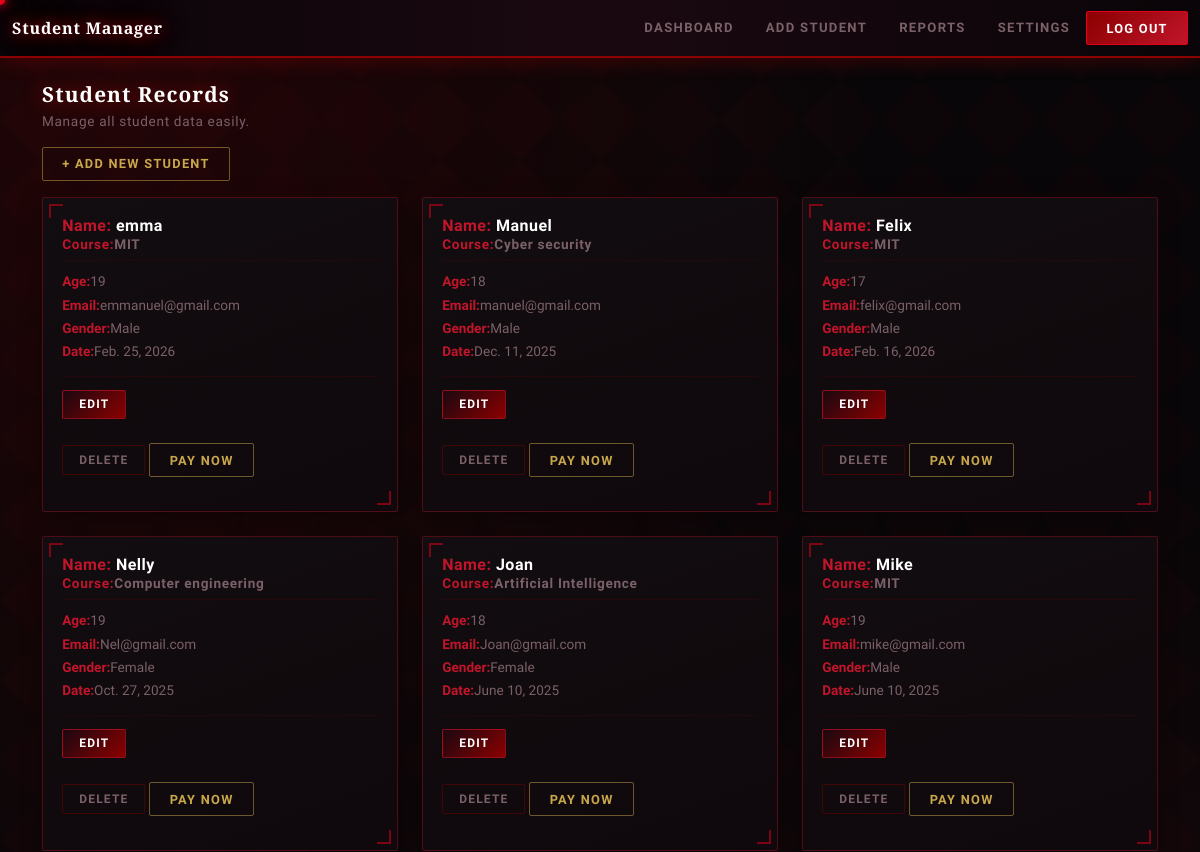
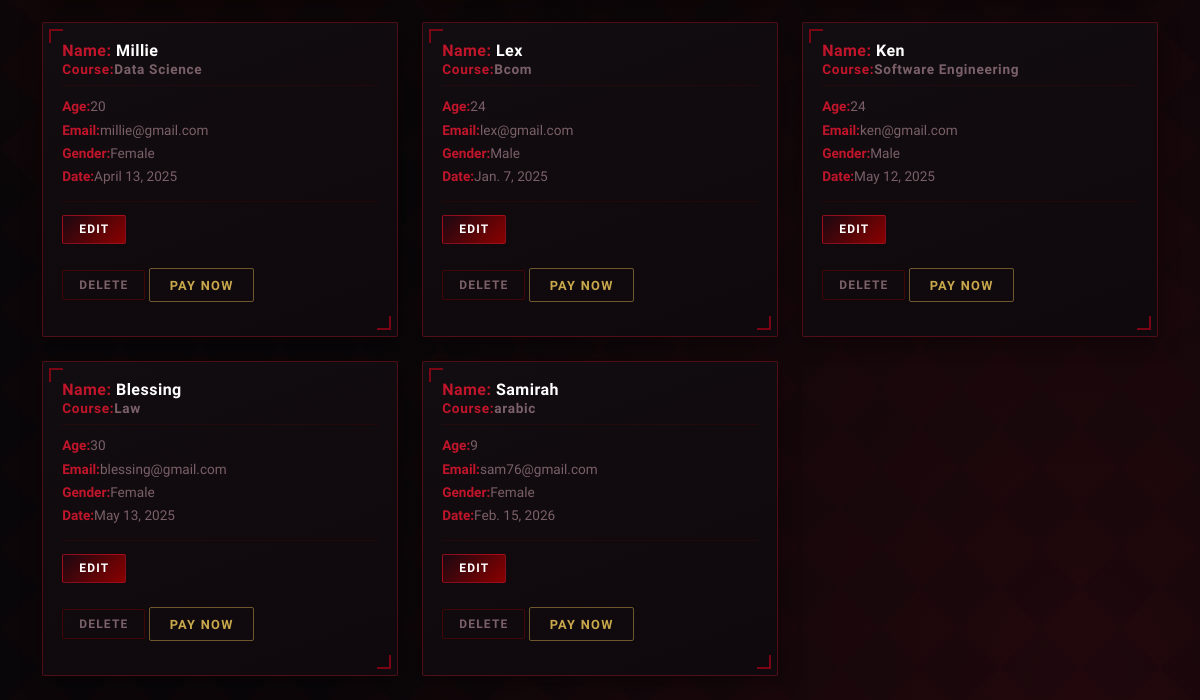
/dashboard/ (signed in), run on an earlier commit of the app's database (2 pictures, top to bottom).
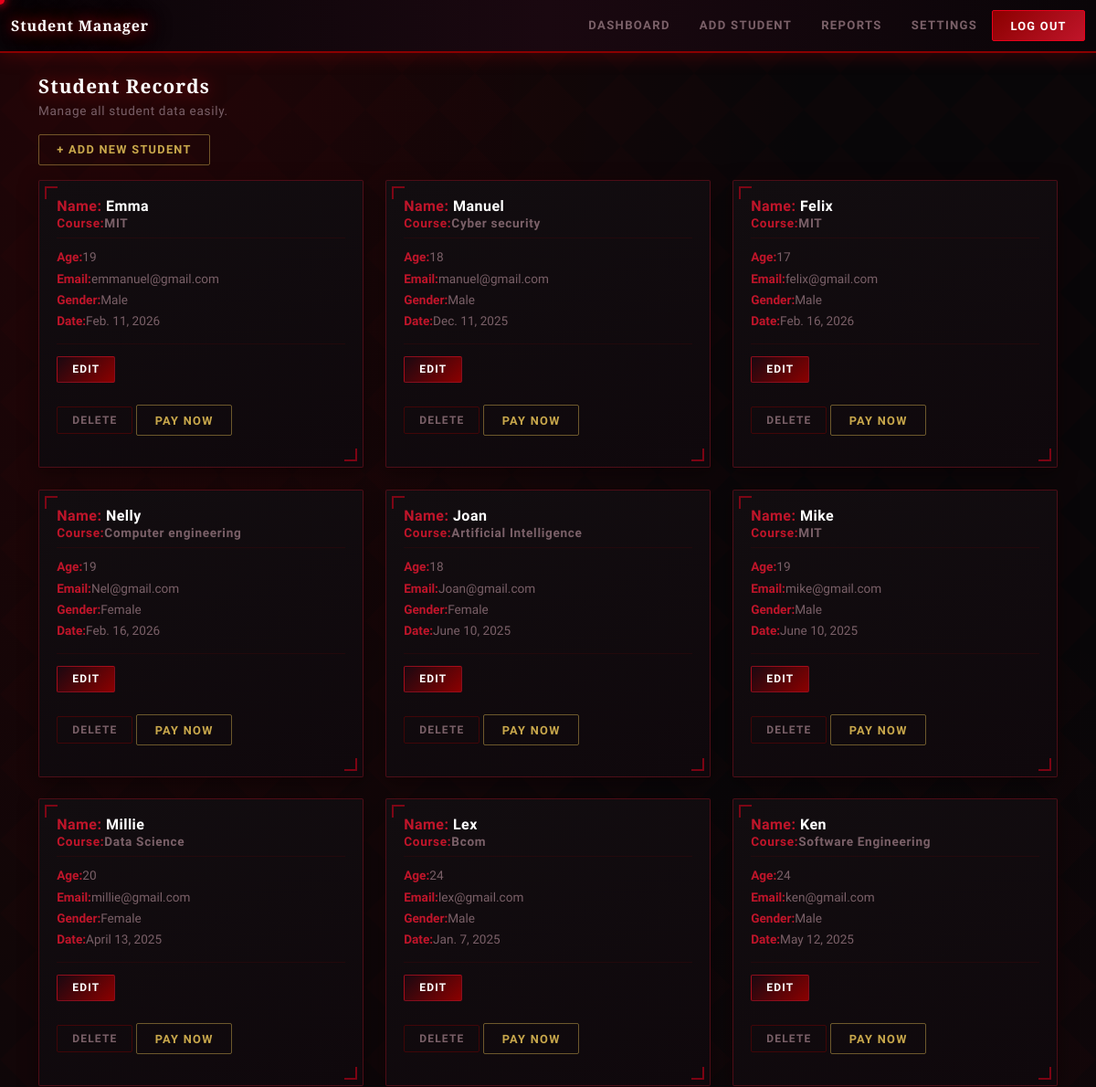
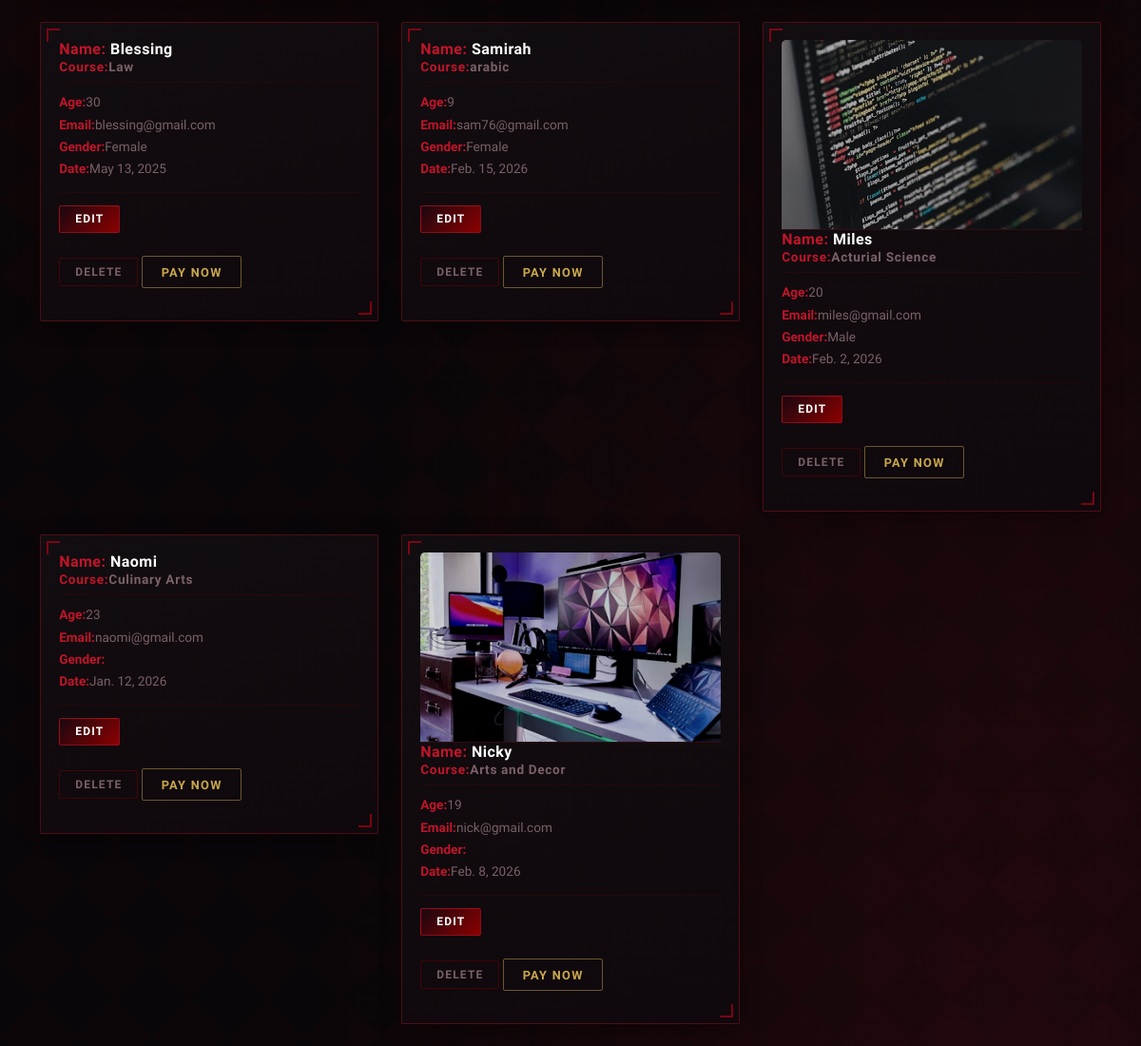
And on a later commit of the database (2 pictures, top to bottom).
### Dashboard/models.py (models this page shows, shortened)
class Student(models.Model):
    image = models.ImageField(upload_to='students/',null=True ,blank=True)
    name = models.CharField(max_length=20)
    course = models.CharField(max_length=30)
    age = models.IntegerField()
    email = models.EmailField()
    gender = models.CharField(max_length=20,null=True ,blank=True)
    date = models.DateField(null=True ,blank=True)

### Dashboard/views.py (the view)
# urls.py: path('dashboard/', views.dashboard, name='dashboard'),
@login_required
def dashboard(request):
    students = Student.objects.all()
    return render(request, 'dashboard.html', {'students': students})

### Dashboard/templates/dashboard.html (shortened to what this page needs)
{% load static %}
<html lang="en">
<head>
    <link href="https://cdn.jsdelivr.net/npm/bootstrap@5.3.0/dist/css/bootstrap.min.css" rel="stylesheet">
    <link rel="stylesheet" href="{% static 'css/main.css'%}">
</head>
<body>
<nav class="navbar navbar-expand-lg bg-primary">
    <div class="container-fluid">
        <a class="navbar-brand" href="#">Student Manager</a>
        <div class="collapse navbar-collapse">
            <ul class="navbar-nav ms-auto">
                <li class="nav-item"><a class="nav-link" href="#">Dashboard</a></li>
                <li class="nav-item"><a class="nav-link" href="{% url 'add_student' %}">Add Student</a></li>
                <li class="nav-item"><a class="nav-link" href="#">Reports</a></li>
                <li class="nav-item"><a class="nav-link" href="#">Settings</a></li>
            </ul>
            {% if user.is_authenticated %}
            <a href="{% url 'logout' %}" class="btn btn-danger">Log out</a>
            {% else %}
            <a href="{% url 'login' %}" class="btn btn-success">Log in</a>
            {% endif %}
        </div>
    </div>
</nav>
<div class="container mt-4">
    <h2>Student Records</h2>
    <p class="text-muted">Manage all student data easily.</p>
    <div class="mb-3">
        <a href="{% url 'add_student' %}" class="btn btn-success">+ Add New Student</a>
    </div>
    <div class="row">
        {% for student in students %}
            <div class="col-md-4">
                <div class="card shadow-sm mb-4">
                    <div class="card-body">
                        {% if student.image%}
                        <img src="{{ student.image.url }}" alt="" class="card-img-top" style="height: 200px;object-fit:cover">
                        {% endif %}
                        <h5 class="card-title"><strong>Name: </strong>{{ student.name }}</h5>
                        <h6 class="card-subtitle mb-2 text-muted"><strong>Course:</strong>{{ student.course }}</h6>
                        <p class="card-text"><strong>Age:</strong>{{ student.age }}<br><strong>Email:</strong>{{ student.email }}<br><strong>Gender:</strong>{{student.gender}}<br><strong>Date:</strong>{{ student.date }}</p>
                        <div class="card-actions">
                            <a href="{% url 'update_student' student.id %}" class="btn btn-sm btn-primary">Edit</a><br><br>
                            <form method="POST" action="{% url 'delete_student' student.id %}">
                                <button type="submit" class="btn btn-sm btn-danger"
                                        onclick="return confirm('Delete {{ student.name }}?')">
                                        Delete
                                        </button>
                                <a href="{% url 'payment' student.id %}" class="btn btn-sm btn-success">Pay Now</a>
                            </form>
                    </div>
                </div>
            </div>
        </div>
       {% endfor %}
    </div>
</div>
</body>
</html>

What changed in the data, as far as the page shows it:
changed Student "emmanuel@gmail.com": name "emma" → "Emma"; date "Feb. 25, 2026" → "Feb. 11, 2026"
changed Student "Nelly": date "Oct. 27, 2025" → "Feb. 16, 2026"
added Student: image (picture), name "Miles", course "Acturial Science", age "20", email "miles@gmail.com", gender "Male", date "Feb. 2, 2026"
added Student: name "Naomi", course "Culinary Arts", age "23", email "naomi@gmail.com", date "Jan. 12, 2026"
added Student: image (picture), name "Nicky", course "Arts and Decor", age "19", email "nick@gmail.com", date "Feb. 8, 2026"
